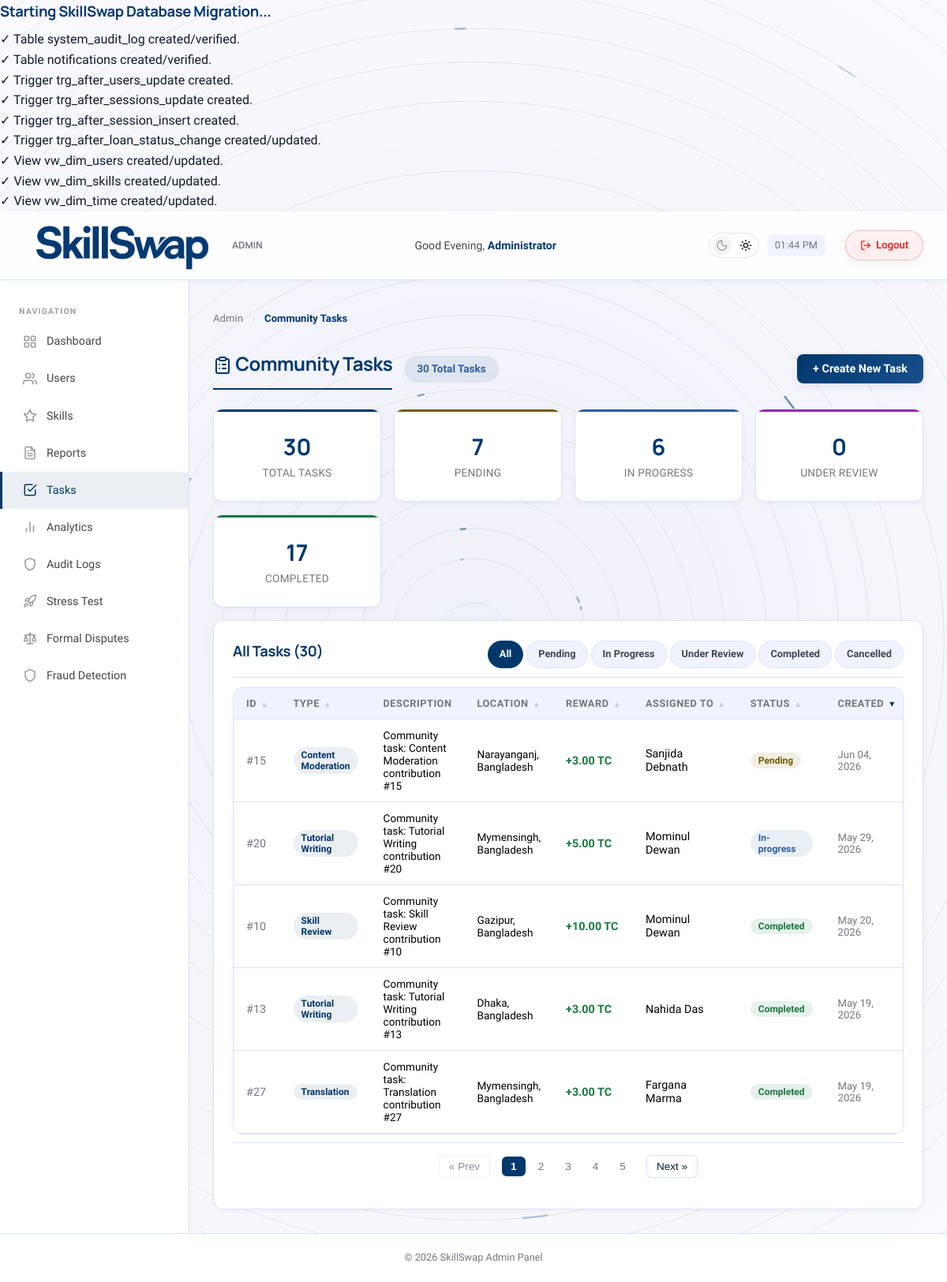
Screenshot of /admin/community_tasks.php (signed in) with the database file from the repository.
### tables this page shows
CREATE TABLE IF NOT EXISTS community_task (
    task_id INT AUTO_INCREMENT PRIMARY KEY,
    user_id INT,
    task_type VARCHAR(50),
    description TEXT,
    location VARCHAR(100),
    credit_reward DECIMAL(10, 2) DEFAULT 5.00,
    status ENUM('pending', 'in-progress', 'under-review', 'completed', 'cancelled') DEFAULT 'pending',
    submission_note TEXT,
    assigned_at TIMESTAMP DEFAULT CURRENT_TIMESTAMP,
    completed_at TIMESTAMP NULL,
    FOREIGN KEY (user_id) REFERENCES users(user_id) ON DELETE SET NULL
);

CREATE TABLE IF NOT EXISTS users (
    user_id INT AUTO_INCREMENT PRIMARY KEY,
    name VARCHAR(100) NOT NULL,
    email VARCHAR(100) UNIQUE NOT NULL,
    password_hash VARCHAR(255) NOT NULL,
    location VARCHAR(100) NOT NULL,
    bio TEXT,
    profile_photo MEDIUMBLOB,
    profile_photo_mime VARCHAR(50),
    reliability_score DECIMAL(5, 2) DEFAULT 5.00,
    status ENUM('active', 'suspended') DEFAULT 'active',
    created_at TIMESTAMP DEFAULT CURRENT_TIMESTAMP,
    last_active_at TIMESTAMP DEFAULT CURRENT_TIMESTAMP ON UPDATE CURRENT_TIMESTAMP,
    availability_schedule TEXT
);

### admin/community_tasks.php (the view, shortened to what this page needs)
<?php
require_once __DIR__ . '/../config/db.php';
$status_filter = trim($_GET['status'] ?? '');
$where_clause = '';
$sort = trim($_GET['sort'] ?? 'created');
$order = trim($_GET['order'] ?? 'desc');
$allowed_sorts = [
    'id' => 'ct.task_id',
    'type' => 'ct.task_type',
    'location' => 'ct.location',
    'reward' => 'ct.credit_reward',
    'assigned' => 'u.name',
    'status' => 'ct.status',
    'created' => 'ct.assigned_at'
];
$sort_col = $allowed_sorts[$sort] ?? 'ct.assigned_at';
$order = (strtolower($order) === 'asc') ? 'ASC' : 'DESC';
function getSortUrl($col, $dir, $status) {
    $query = [
        'sort' => $col,
        'order' => $dir
    ];
    return 'community_tasks.php?' . http_build_query($query);
}
function renderSortButtons($col, $current_sort, $current_order, $status) {
    if ($current_sort === $col) {
        if (strtolower($current_order) === 'asc') {
            $url = getSortUrl($col, 'desc', $status);
            return '
            <span class="sort-arrows">
                <a href="' . $url . '" class="sort-arrow active" title="Sorted Ascending. Click to sort Descending">&#x25B4;</a>
            </span>';
        } else {
            $url = getSortUrl($col, 'asc', $status);
            return '
            <span class="sort-arrows">
                <a href="' . $url . '" class="sort-arrow active" title="Sorted Descending. Click to sort Ascending">&#x25BE;</a>
            </span>';
        }
    } else {
        $url = getSortUrl($col, 'asc', $status);
        return '
        <span class="sort-arrows">
            <a href="' . $url . '" class="sort-arrow" title="Click to sort Ascending">&#x25B4;</a>
        </span>';
    }
}
$count_all = $conn->query("SELECT COUNT(*) AS cnt FROM community_task")->fetch_assoc()['cnt'];
$count_pending = $conn->query("SELECT COUNT(*) AS cnt FROM community_task WHERE status = 'pending'")->fetch_assoc()['cnt'];
$count_progress = $conn->query("SELECT COUNT(*) AS cnt FROM community_task WHERE status = 'in-progress'")->fetch_assoc()['cnt'];
$count_review = $conn->query("SELECT COUNT(*) AS cnt FROM community_task WHERE status = 'under-review'")->fetch_assoc()['cnt'];
$count_completed = $conn->query("SELECT COUNT(*) AS cnt FROM community_task WHERE status = 'completed'")->fetch_assoc()['cnt'];
$tasks = $conn->query("
    SELECT ct.*, u.name AS assigned_user
    FROM community_task ct
    LEFT JOIN users u ON ct.user_id = u.user_id
    $where_clause
    ORDER BY $sort_col $order
");
include __DIR__ . '/../includes/admin_header.php';
?>
<div class="page-header">
    <div style="display:flex; align-items:center; gap: 15px;">
        <h1 class="page-title" style="margin:0;"><i data-lucide="clipboard-list" class="lucide-sm"></i> Community Tasks</h1>
        <span class="badge badge-info" style="font-size:0.85rem; padding:6px 16px;"><?php echo $count_all; ?> Total Tasks</span>
    </div>
    <button class="btn btn-primary" onclick="document.getElementById('add-task-modal').classList.add('active')">+ Create New Task</button>
</div>
<?php
function buildTabUrl($status, $sort, $order) {
    $q = [];
    if ($status !== '') $q['status'] = $status;
    if ($sort !== '') $q['sort'] = $sort;
    if ($order !== '') $q['order'] = strtolower($order);
    return '?' . http_build_query($q);
}
?>
<div class="stats-grid" style="margin-bottom:16px;">
    <div class="stat-card stat-card-accent" style="--accent: var(--primary); cursor:pointer;" onclick="location.href='<?php echo buildTabUrl('', $sort, $order); ?>'">
        <span class="stat-value"><?php echo $count_all; ?></span>
        <span class="stat-label">Total Tasks</span>
    </div>
    <div class="stat-card stat-card-accent" style="--accent: var(--warning); cursor:pointer;" onclick="location.href='<?php echo buildTabUrl('pending', $sort, $order); ?>'">
        <span class="stat-value"><?php echo $count_pending; ?></span>
        <span class="stat-label">Pending</span>
    </div>
    <div class="stat-card stat-card-accent" style="--accent: var(--info); cursor:pointer;" onclick="location.href='<?php echo buildTabUrl('in-progress', $sort, $order); ?>'">
        <span class="stat-value"><?php echo $count_progress; ?></span>
        <span class="stat-label">In Progress</span>
    </div>
    <div class="stat-card stat-card-accent" style="--accent: #9c27b0; cursor:pointer;" onclick="location.href='<?php echo buildTabUrl('under-review', $sort, $order); ?>'">
        <span class="stat-value"><?php echo $count_review; ?></span>
        <span class="stat-label">Under Review</span>
    </div>
    <div class="stat-card stat-card-accent" style="--accent: var(--success); cursor:pointer;" onclick="location.href='<?php echo buildTabUrl('completed', $sort, $order); ?>'">
        <span class="stat-value"><?php echo $count_completed; ?></span>
        <span class="stat-label">Completed</span>
    </div>
</div>
<div class="card">
    <div class="card-header" style="flex-wrap:wrap; gap:8px;">
        <h3>
            <?php if ($status_filter): ?>
                <?php echo ucfirst($status_filter); ?> Tasks (<?php echo $tasks->num_rows; ?>)
            <?php else: ?>
                All Tasks (<?php echo $tasks->num_rows; ?>)
            <?php endif; ?>
        </h3>
        <div class="admin-filter-tabs">
            <a href="<?php echo buildTabUrl('', $sort, $order); ?>" class="filter-tab <?php echo $status_filter === '' ? 'active' : ''; ?>">All</a>
            <a href="<?php echo buildTabUrl('pending', $sort, $order); ?>" class="filter-tab <?php echo $status_filter === 'pending' ? 'active' : ''; ?>">Pending</a>
            <a href="<?php echo buildTabUrl('in-progress', $sort, $order); ?>" class="filter-tab <?php echo $status_filter === 'in-progress' ? 'active' : ''; ?>">In Progress</a>
            <a href="<?php echo buildTabUrl('under-review', $sort, $order); ?>" class="filter-tab <?php echo $status_filter === 'under-review' ? 'active' : ''; ?>">Under Review</a>
            <a href="<?php echo buildTabUrl('completed', $sort, $order); ?>" class="filter-tab <?php echo $status_filter === 'completed' ? 'active' : ''; ?>">Completed</a>
            <a href="<?php echo buildTabUrl('cancelled', $sort, $order); ?>" class="filter-tab <?php echo $status_filter === 'cancelled' ? 'active' : ''; ?>">Cancelled</a>
        </div>
    </div>
    <?php if ($tasks->num_rows > 0): ?>
    <div class="table-wrapper">
        <table>
            <thead>
                <tr>
                    <th>
                        <span class="th-content">
                            <span>ID</span>
                            <?php echo renderSortButtons('id', $sort, $order, $status_filter); ?>
                        </span>
                    </th>
                    <th>
                        <span class="th-content">
                            <span>Type</span>
                            <?php echo renderSortButtons('type', $sort, $order, $status_filter); ?>
                        </span>
                    </th>
                    <th>Description</th>
                    <th>
                        <span class="th-content">
                            <span>Location</span>
                            <?php echo renderSortButtons('location', $sort, $order, $status_filter); ?>
                        </span>
                    </th>
                    <th>
                        <span class="th-content">
                            <span>Reward</span>
                            <?php echo renderSortButtons('reward', $sort, $order, $status_filter); ?>
                        </span>
                    </th>
                    <th>
                        <span class="th-content">
                            <span>Assigned To</span>
                            <?php echo renderSortButtons('assigned', $sort, $order, $status_filter); ?>
                        </span>
                    </th>
                    <th>
                        <span class="th-content">
                            <span>Status</span>
                            <?php echo renderSortButtons('status', $sort, $order, $status_filter); ?>
                        </span>
                    </th>
                    <th>
                        <span class="th-content">
                            <span>Created</span>
                            <?php echo renderSortButtons('created', $sort, $order, $status_filter); ?>
                        </span>
                    </th>
                </tr>
            </thead>
            <tbody>
                <?php while ($t = $tasks->fetch_assoc()):
                    $sc = 'badge-warning';
                    if ($t['status'] === 'completed') $sc = 'badge-success';
                    elseif ($t['status'] === 'in-progress') $sc = 'badge-info';
                    elseif ($t['status'] === 'under-review') $sc = 'badge-primary';
                    elseif ($t['status'] === 'cancelled') $sc = 'badge-danger';
                    $desc_short = $t['description'] ? (strlen($t['description']) > 60 ? substr($t['description'], 0, 60) . '…' : $t['description']) : '—';
                ?>
                    <tr style="<?php echo $t['status'] === 'under-review' ? 'background-color:rgba(156,39,176,0.05);' : ''; ?>">
                        <td style="color:var(--text-muted);">#<?php echo $t['task_id']; ?></td>
                        <td><span class="badge badge-orange"><?php echo htmlspecialchars($t['task_type']); ?></span></td>
                        <td style="max-width:240px; font-size:0.85rem;">
                            <div title="<?php echo htmlspecialchars($t['description'] ?? ''); ?>"><?php echo htmlspecialchars($desc_short); ?></div>
                        </td>
                        <td style="font-size:0.85rem;"><?php echo htmlspecialchars($t['location'] ?? '—'); ?></td>
                        <td><strong style="color:var(--success);">+<?php echo number_format($t['credit_reward'], 2); ?> TC</strong></td>
                        <td>
                            <?php if ($t['assigned_user']): ?>
                                <span><?php echo htmlspecialchars($t['assigned_user']); ?></span>
                            <?php else: ?>
                                <span style="color:var(--text-muted); font-style:italic;">Unassigned</span>
                            <?php endif; ?>
                        </td>
                        <td>
                            <span class="badge <?php echo $sc; ?>">
                                <?php
                                if ($t['status'] === 'under-review') echo 'Review';
                                else echo ucfirst($t['status']);
                                ?>
                            </span>
                        </td>
                        <td style="font-size:0.82rem; color:var(--text-muted);"><?php echo date('M d, Y', strtotime($t['assigned_at'])); ?></td>
                    </tr>
                <?php endwhile; ?>
            </tbody>
        </table>
    </div>
    <?php endif; ?>
</div>
<?php include __DIR__ . '/../includes/admin_footer.php'; ?>

### rows the page displays
community_task: task_id "15", task_type "Content Moderation", description "Community task: Content Moderation contribution #15", location "Narayanganj, Bangladesh", credit_reward "3.00", user.name "Sanjida Debnath", status "Pending", assigned_at "Jun 04, 2026"
community_task: task_id "20", task_type "Tutorial Writing", description "Community task: Tutorial Writing contribution #20", location "Mymensingh, Bangladesh", credit_reward "5.00", user.name "Mominul Dewan", status "In-progress", assigned_at "May 29, 2026"
community_task: task_id "10", task_type "Skill Review", description "Community task: Skill Review contribution #10", location "Gazipur, Bangladesh", credit_reward "10.00", user.name "Mominul Dewan", status "Completed", assigned_at "May 20, 2026"
community_task: task_id "13", task_type "Tutorial Writing", description "Community task: Tutorial Writing contribution #13", location "Dhaka, Bangladesh", credit_reward "3.00", user.name "Nahida Das", status "Completed", assigned_at "May 19, 2026"
community_task: task_id "27", task_type "Translation", description "Community task: Translation contribution #27", location "Mymensingh, Bangladesh", credit_reward "3.00", user.name "Fargana Marma", status "Completed", assigned_at "May 19, 2026"

### other values shown
$greeting "Good Evening"
$admin_name "Administrator"
$breadcrumb_title "Community Tasks"
$count_all "30"
$count_pending "7"
$count_progress "6"
$count_review "0"
$count_completed "17"
$tasks->num_rows "30"
